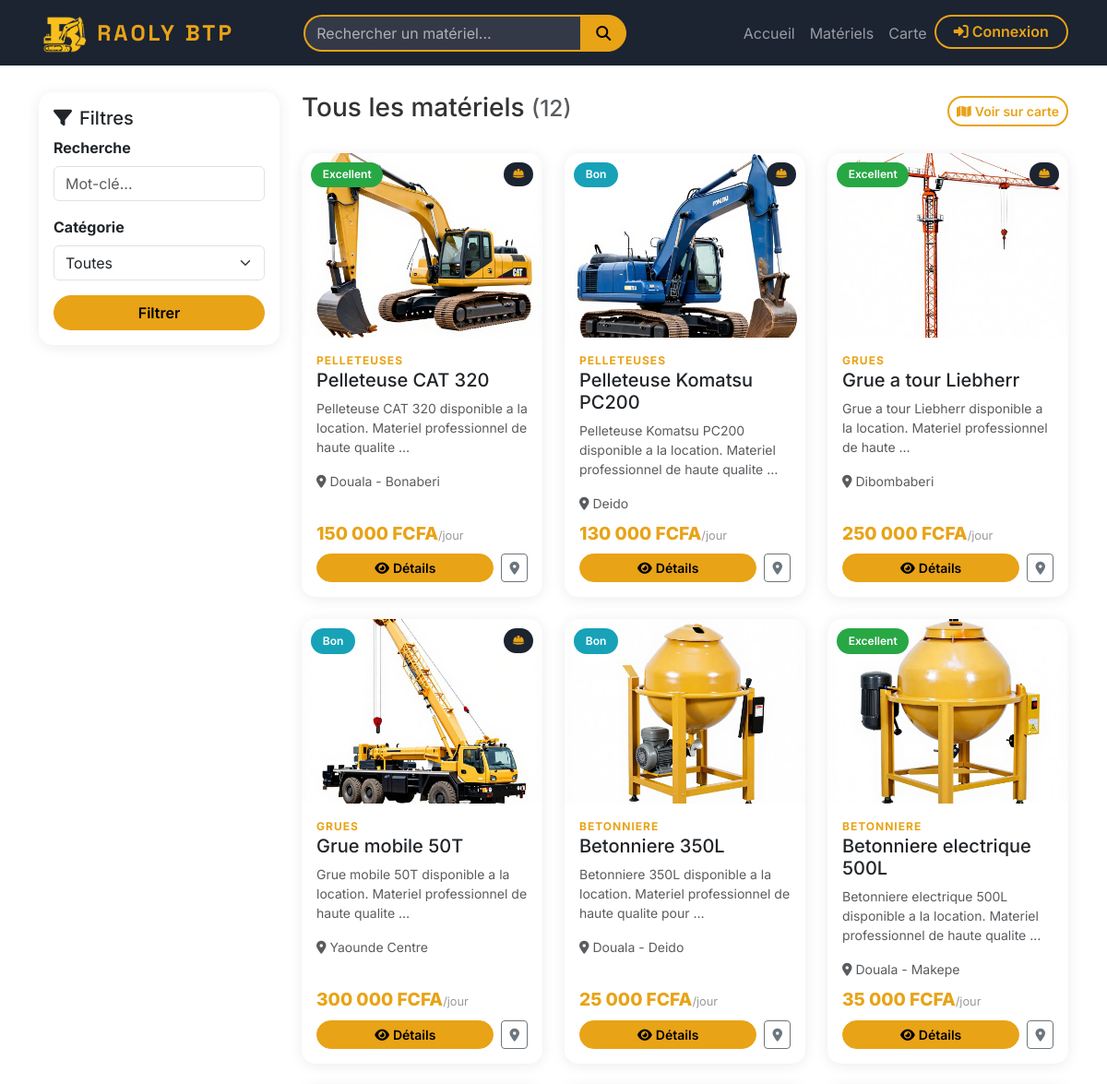
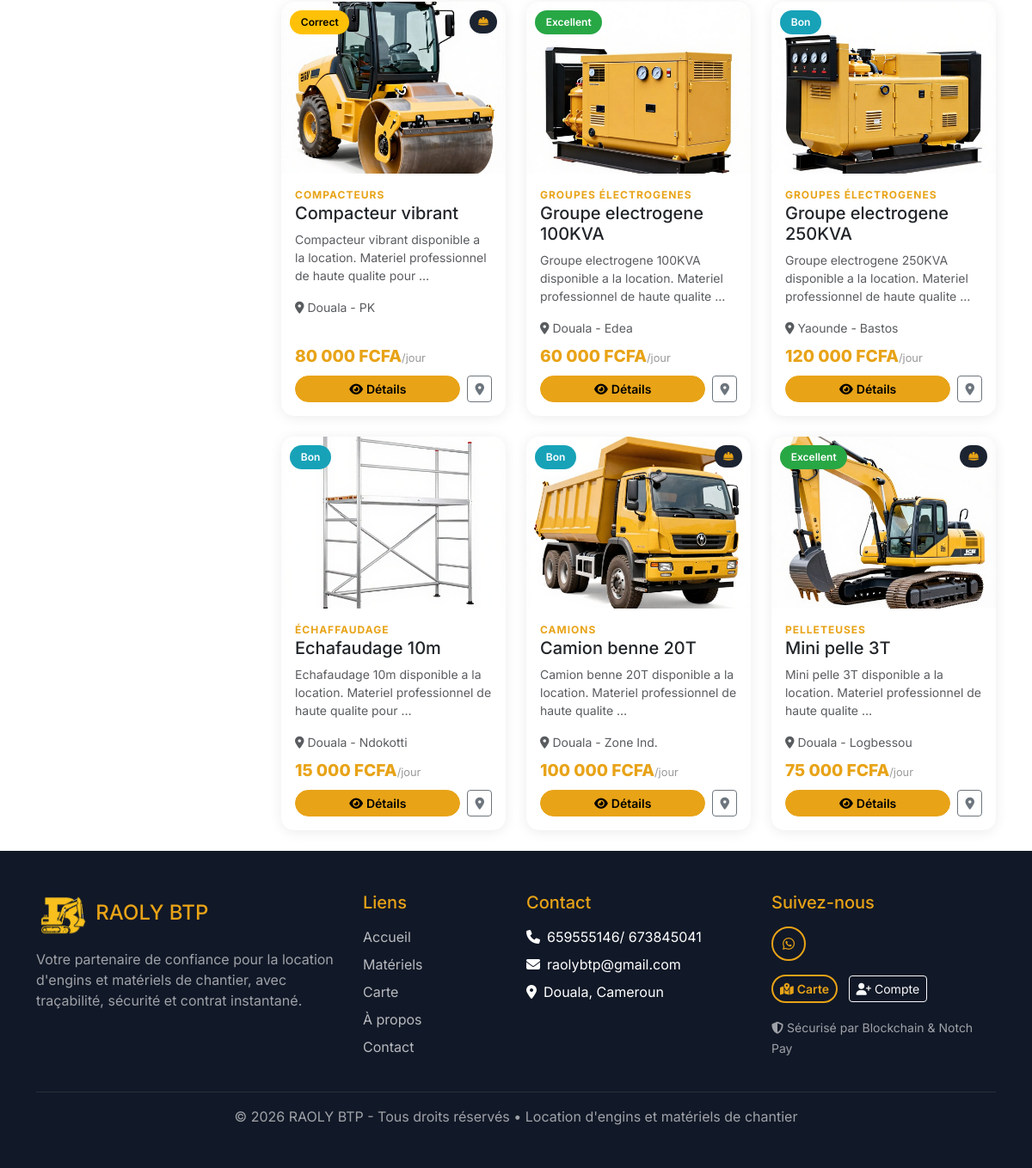
The app's page /equipements/ with its own data (2 pictures, top to bottom).
### equipment/models.py (models this page shows, shortened)
class Equipment(models.Model):
    CONDITION_CHOICES = [
        ('excellent', 'Excellent'),
        ('bon', 'Bon'),
        ('correct', 'Correct'),
        ('usage', 'Usagé'),
    ]
    name = models.CharField(max_length=200)
    slug = models.SlugField(unique=True)
    category = models.ForeignKey(Category, on_delete=models.CASCADE, related_name='equipments')
    description = models.TextField()
    price_per_day = models.PositiveIntegerField(
        help_text='Tarif journalier particulier (FCFA). Entreprise : ce montant + EQUIPMENT_ENTERPRISE_PRICE_EXTRA_FCFA (défaut 10 000).',
    )
    condition = models.CharField(max_length=20, choices=CONDITION_CHOICES, default='bon')
    image = models.ImageField(upload_to='equipment/')
    image2 = models.ImageField(upload_to='equipment/', blank=True, null=True)
    image3 = models.ImageField(upload_to='equipment/', blank=True, null=True)
    image4 = models.ImageField(upload_to='equipment/', blank=True, null=True)
    is_available = models.BooleanField(default=True)
    requires_driver = models.BooleanField(default=False, help_text="Engin nécessitant un chauffeur")
    driver_price_per_day = models.PositiveIntegerField(default=0, help_text="Prix chauffeur par jour en FCFA")
    latitude = models.FloatField(default=0)
    longitude = models.FloatField(default=0)
    location_name = models.CharField(max_length=200, blank=True)
    quantity_total = models.PositiveIntegerField(default=1)
    created_at = models.DateTimeField(auto_now_add=True)
    updated_at = models.DateTimeField(auto_now=True)
    def daily_price_for_user(self, user) -> int:
        if user and getattr(user, 'is_authenticated', False) and getattr(user, 'user_type', '') == 'entreprise':
            return self.price_per_day_entreprise
        return int(self.price_per_day)

class Category(models.Model):
    name = models.CharField(max_length=100)
    description = models.TextField(blank=True)
    icon = models.CharField(max_length=50, blank=True, help_text="Font Awesome icon class")
    class Meta:
        verbose_name_plural = "Categories"

### core/models.py (models this page shows, shortened)
class SiteInfo(models.Model):
    company_name = models.CharField(max_length=200, default='RAOLY BTP')
    slogan = models.CharField(max_length=300, blank=True)
    phone = models.CharField(max_length=20, blank=True)
    email = models.EmailField(blank=True)
    address = models.TextField(blank=True)
    about_text = models.TextField(blank=True)
    facebook = models.URLField(blank=True)
    instagram = models.URLField(blank=True)
    twitter = models.URLField(blank=True)
    whatsapp = models.CharField(max_length=20, blank=True)
    google_verification_filename = models.CharField(
        max_length=120,
        blank=True,
        help_text='Ex. google2c82be27c4a4a6e2.html (tel que fourni par Google).',
    )
    google_verification_file_content = models.CharField(
        max_length=500,
        blank=True,
        help_text='Une seule ligne, identique au fichier téléchargé depuis Google.',
    )
    class Meta:
        verbose_name = "Informations du site"
        verbose_name_plural = "Informations du site"

### equipment/views.py (the view)
# urls.py: path('', views.equipment_list, name='list'),
def equipment_list(request):
    equipments = Equipment.objects.filter(is_available=True)
    categories = Category.objects.all()
    query = request.GET.get('q', '')
    category_id = request.GET.get('category', '')
    if query:
        equipments = equipments.filter(
            Q(name__icontains=query) | Q(description__icontains=query)
        )
    if category_id:
        equipments = equipments.filter(category_id=category_id)
    context = {
        'equipments': equipments,
        'categories': categories,
        'query': query,
        'selected_category': category_id,
    }
    return render(request, 'equipment/list.html', context)

### templates/equipment/list.html (shortened to what this page needs)
{% extends 'base.html' %}
{% load static %}
{% load humanize %}
{% load pricing %}
{% block content %}
<div class="container py-4">
    <div class="row">
        <div class="col-lg-3 mb-4">
            <div class="card filter-card">
                <div class="card-body">
                    <h5 class="card-title"><i class="fas fa-filter me-2"></i>Filtres</h5>
                    <form method="GET" action="{% url 'equipment:list' %}">
                        <div class="mb-3">
                            <label class="form-label fw-bold">Recherche</label>
                            <input type="text" name="q" class="form-control" value="{{ query }}" placeholder="Mot-clé...">
                        </div>
                        <div class="mb-3">
                            <label class="form-label fw-bold">Catégorie</label>
                            <select name="category" class="form-select">
                                <option value="">Toutes</option>
                            </select>
                        </div>
                        <button type="submit" class="btn btn-primary-gold w-100">Filtrer</button>
                    </form>
                </div>
            </div>
        </div>
        <div class="col-lg-9">
            <div class="d-flex justify-content-between align-items-center mb-4">
                <h3>
                    {% if query %}Résultats pour "{{ query }}"{% else %}Tous les matériels{% endif %}
                    <small class="text-muted">({{ equipments|length }})</small>
                </h3>
                <a href="{% url 'equipment:map' %}" class="btn btn-outline-gold btn-sm">
                    <i class="fas fa-map me-1"></i>Voir sur carte
                </a>
            </div>
            <div class="row g-4">
                {% for eq in equipments %}
                <div class="col-md-6 col-lg-4">
                    <div class="equipment-card card h-100">
                        <div class="card-img-wrapper">
                            {% if eq.image %}
                            <img src="{{ eq.image.url }}" class="card-img-top" alt="{{ eq.name }}">
                            {% else %}
                            <div class="card-img-placeholder"><i class="fas fa-truck-loading"></i></div>
                            {% endif %}
                            <span class="badge-condition badge-{{ eq.condition }}">{{ eq.get_condition_display }}</span>
                            {% if eq.requires_driver %}
                            <span class="badge-driver"><i class="fas fa-hard-hat"></i></span>
                            {% endif %}
                        </div>
                        <div class="card-body d-flex flex-column">
                            <span class="equipment-category">{{ eq.category.name }}</span>
                            <h5 class="card-title">{{ eq.name }}</h5>
                            <p class="card-text text-muted small">{{ eq.description|truncatewords:12 }}</p>
                            {% if eq.location_name %}
                            <p class="text-muted small mb-2"><i class="fas fa-map-marker-alt me-1"></i>{{ eq.location_name }}</p>
                            {% endif %}
                            <div class="mt-auto">
                                <div class="price-tag">{{ eq|daily_price:request|intcomma }} FCFA<span>/jour</span></div>
                                <div class="d-flex gap-2 mt-2">
                                    <a href="{% url 'equipment:detail' eq.slug %}" class="btn btn-primary-gold btn-sm flex-fill">
                                        <i class="fas fa-eye me-1"></i>Détails
                                    </a>
                                    {% if eq.latitude and eq.longitude %}
                                    <a href="{% url 'equipment:map' %}?focus={{ eq.id }}" class="btn btn-outline-secondary btn-sm" title="Localiser sur la carte">
                                        <i class="fas fa-map-marker-alt"></i>
                                    </a>
                                    {% endif %}
                                </div>
                            </div>
                        </div>
                    </div>
                </div>
                {% empty %}
                <div class="col-12 text-center py-5">
                    <i class="fas fa-search fa-3x text-muted mb-3"></i>
                    <h5>Aucun matériel trouvé</h5>
                    <p class="text-muted">Essayez de modifier vos critères de recherche.</p>
                </div>
                {% endfor %}
            </div>
        </div>
    </div>
</div>
{% endblock %}

### templates/base.html (shortened to what this page needs)
{% load static %}
{% load humanize %}
<!DOCTYPE html>
<html lang="fr">
<head>
    <link href="https://cdn.jsdelivr.net/npm/bootstrap@5.3.2/dist/css/bootstrap.min.css" rel="stylesheet">
    <link href="https://cdnjs.cloudflare.com/ajax/libs/font-awesome/6.5.0/css/all.min.css" rel="stylesheet">
    <link href="https://cdn.jsdelivr.net/npm/flatpickr/dist/flatpickr.min.css" rel="stylesheet">
    <link rel="stylesheet" href="https://unpkg.com/leaflet@1.9.4/dist/leaflet.css" />
    <link href="{% static 'css/style.css' %}" rel="stylesheet">
</head>
<body>
    <nav class="navbar navbar-expand-lg navbar-dark bg-dark-nav fixed-top">
        <div class="container">
            <a class="navbar-brand d-flex align-items-center" href="{% url 'core:home' %}">
                <img src="{% static 'images/logo.png' %}" alt="RAOLY BTP" height="45" class="me-2">
                <span class="brand-text">RAOLY BTP</span>
            </a>
            <div class="collapse navbar-collapse" id="mainNav">
                <form class="d-flex mx-auto search-form" action="{% url 'equipment:list' %}" method="GET">
                    <div class="input-group">
                        <input type="text" class="form-control" name="q" placeholder="Rechercher un matériel..." value="{{ query|default:'' }}">
                        <button class="btn btn-primary-gold" type="submit"><i class="fas fa-search"></i></button>
                    </div>
                </form>
                <ul class="navbar-nav ms-auto">
                    <li class="nav-item"><a class="nav-link" href="{% url 'core:home' %}">Accueil</a></li>
                    <li class="nav-item"><a class="nav-link" href="{% url 'equipment:list' %}">Matériels</a></li>
                    <li class="nav-item"><a class="nav-link" href="{% url 'equipment:map' %}">Carte</a></li>
                    {% if user.is_authenticated %}
                    <li class="nav-item">
                        <a class="nav-link position-relative" href="{% url 'cart:view' %}">
                            <i class="fas fa-shopping-cart"></i>
                            {% if cart_count > 0 %}
                            <span class="badge bg-danger badge-cart">{{ cart_count }}</span>
                            {% endif %}
                        </a>
                    </li>
                    <li class="nav-item dropdown">
                        <a class="nav-link dropdown-toggle" href="#" role="button" data-bs-toggle="dropdown">
                            <i class="fas fa-user-circle"></i>
                            {% if unread_notifications > 0 %}
                            <span class="badge bg-danger badge-notif">{{ unread_notifications }}</span>
                            {% endif %}
                        </a>
                        <ul class="dropdown-menu dropdown-menu-end dropdown-dark">
                            <li><a class="dropdown-item" href="{% url 'accounts:dashboard' %}"><i class="fas fa-tachometer-alt me-2"></i>Tableau de bord</a></li>
                            <li><a class="dropdown-item" href="{% url 'accounts:reservations' %}"><i class="fas fa-calendar-check me-2"></i>Mes réservations</a></li>
                            <li><a class="dropdown-item" href="{% url 'accounts:notifications' %}">
                                <i class="fas fa-bell me-2"></i>Notifications
                                {% if unread_notifications > 0 %}<span class="badge bg-danger ms-1">{{ unread_notifications }}</span>{% endif %}
                            </a></li>
                            <li><a class="dropdown-item" href="{% url 'accounts:profile' %}"><i class="fas fa-user-edit me-2"></i>Profil</a></li>
                            {% if not user_can_rent %}
                            <li><a class="dropdown-item" href="{% url 'accounts:kyc' %}"><i class="fas fa-id-card me-2"></i>KYC / Identité</a></li>
                            {% endif %}
                            <li><hr class="dropdown-divider"></li>
                            <li><a class="dropdown-item" href="{% url 'accounts:logout' %}"><i class="fas fa-sign-out-alt me-2"></i>Déconnexion</a></li>
                        </ul>
                    </li>
                    {% else %}
                    <li class="nav-item"><a class="nav-link btn-login-nav" href="{% url 'accounts:login' %}"><i class="fas fa-sign-in-alt me-1"></i>Connexion</a></li>
                    {% endif %}
                </ul>
            </div>
        </div>
    </nav>
    <main {% block main_attrs %}style="margin-top: 76px;"{% endblock %}>
        {% block content %}{% endblock %}
    </main>
    {% block site_footer %}
    <footer class="footer-dark py-5">
        <div class="container">
            <div class="row g-4">
                <div class="col-lg-4">
                    <div class="d-flex align-items-center mb-3">
                        <img src="{% static 'images/logo.png' %}" alt="RAOLY BTP" height="50" class="me-2">
                        <h4 class="text-gold mb-0">RAOLY BTP</h4>
                    </div>
                    <p class="text-light-muted mb-3">Votre partenaire de confiance pour la location d'engins et matériels de chantier, avec traçabilité, sécurité et contrat instantané.</p>
                </div>
                <div class="col-lg-2">
                    <h5 class="text-gold mb-3">Liens</h5>
                    <ul class="list-unstyled footer-links">
                        <li><a href="{% url 'core:home' %}">Accueil</a></li>
                        <li><a href="{% url 'equipment:list' %}">Matériels</a></li>
                        <li><a href="{% url 'equipment:map' %}">Carte</a></li>
                        <li><a href="{% url 'core:about' %}">À propos</a></li>
                        <li><a href="{% url 'core:contact' %}">Contact</a></li>
                    </ul>
                </div>
                <div class="col-lg-3">
                    <h5 class="text-gold mb-3">Contact</h5>
                    <ul class="list-unstyled footer-links">
                        {% if site_info %}
                        {% if site_info.phone %}<li><i class="fas fa-phone me-2"></i>{{ site_info.phone }}</li>{% endif %}
                        {% if site_info.email %}<li><i class="fas fa-envelope me-2"></i>{{ site_info.email }}</li>{% endif %}
                        {% if site_info.address %}<li><i class="fas fa-map-marker-alt me-2"></i>{{ site_info.address }}</li>{% endif %}
                        {% endif %}
                    </ul>
                </div>
                <div class="col-lg-3">
                    <h5 class="text-gold mb-3">Suivez-nous</h5>
                    <div class="social-links">
                        {% if site_info.whatsapp %}<a href="https://wa.me/{{ site_info.whatsapp }}" class="social-link"><i class="fab fa-whatsapp"></i></a>{% endif %}
                    </div>
                    <div class="mt-3 footer-quick-actions">
                        <a href="{% url 'equipment:map' %}" class="btn btn-sm btn-outline-gold me-2 mb-2">
                            <i class="fas fa-map-marked-alt me-1"></i>Carte
                        </a>
                        <a href="{% url 'accounts:register' %}" class="btn btn-sm btn-outline-light mb-2">
                            <i class="fas fa-user-plus me-1"></i>Compte
                        </a>
                    </div>
                    <div class="mt-2">
                        <small class="text-light-muted"><i class="fas fa-shield-alt me-1"></i>Sécurisé par Blockchain & Notch Pay</small>
                    </div>
                </div>
            </div>
            <hr class="border-secondary mt-4">
            <p class="text-center text-light-muted mb-0">&copy; {% now "Y" %} RAOLY BTP - Tous droits réservés • Location d'engins et matériels de chantier</p>
        </div>
    </footer>
    {% endblock %}
</body>
</html>

### records on screen
Equipment: image (picture), condition "Excellent", requires_driver True (drawn), category.name "PELLETEUSES", name "Pelleteuse CAT 320", description "Pelleteuse CAT 320 disponible a la location. Materiel professionnel de haute qualite …", location_name "Douala - Bonaberi", price_per_day "150 000"
Equipment: image (picture), condition "Bon", requires_driver True (drawn), category.name "PELLETEUSES", name "Pelleteuse Komatsu PC200", description "Pelleteuse Komatsu PC200 disponible a la location. Materiel professionnel de haute qualite …", location_name "Deido", price_per_day "130 000"
Equipment: image (picture), condition "Excellent", requires_driver True (drawn), category.name "GRUES", name "Grue a tour Liebherr", description "Grue a tour Liebherr disponible a la location. Materiel professionnel de haute …", location_name "Dibombaberi", price_per_day "250 000"
Equipment: image (picture), condition "Bon", requires_driver True (drawn), category.name "GRUES", name "Grue mobile 50T", description "Grue mobile 50T disponible a la location. Materiel professionnel de haute qualite …", location_name "Yaounde Centre", price_per_day "300 000"
Equipment: image (picture), condition "Bon", category.name "BETONNIERE", name "Betonniere 350L", description "Betonniere 350L disponible a la location. Materiel professionnel de haute qualite pour …", location_name "Douala - Deido", price_per_day "25 000"
Equipment: image (picture), condition "Excellent", category.name "BETONNIERE", name "Betonniere electrique 500L", description "Betonniere electrique 500L disponible a la location. Materiel professionnel de haute qualite …", location_name "Douala - Makepe", price_per_day "35 000"
Equipment: image (picture), condition "Correct", requires_driver True (drawn), category.name "COMPACTEURS", name "Compacteur vibrant", description "Compacteur vibrant disponible a la location. Materiel professionnel de haute qualite pour …", location_name "Douala - PK", price_per_day "80 000"
Equipment: image (picture), condition "Excellent", category.name "GROUPES ÉLECTROGENES", name "Groupe electrogene 100KVA", description "Groupe electrogene 100KVA disponible a la location. Materiel professionnel de haute qualite …", location_name "Douala - Edea", price_per_day "60 000"
Equipment: image (picture), condition "Bon", category.name "GROUPES ÉLECTROGENES", name "Groupe electrogene 250KVA", description "Groupe electrogene 250KVA disponible a la location. Materiel professionnel de haute qualite …", location_name "Yaounde - Bastos", price_per_day "120 000"
Equipment: image (picture), condition "Bon", category.name "ÉCHAFFAUDAGE", name "Echafaudage 10m", description "Echafaudage 10m disponible a la location. Materiel professionnel de haute qualite pour …", location_name "Douala - Ndokotti", price_per_day "15 000"
Equipment: image (picture), condition "Bon", requires_driver True (drawn), category.name "CAMIONS", name "Camion benne 20T", description "Camion benne 20T disponible a la location. Materiel professionnel de haute qualite …", location_name "Douala - Zone Ind.", price_per_day "100 000"
Equipment: image (picture), condition "Excellent", requires_driver True (drawn), category.name "PELLETEUSES", name "Mini pelle 3T", description "Mini pelle 3T disponible a la location. Materiel professionnel de haute qualite …", location_name "Douala - Logbessou", price_per_day "75 000"
SiteInfo: phone "659555146/ 673845041", email "raolybtp@gmail.com", address "Douala, Cameroun"

### other values on screen
{{ equipments|length }} "12"
